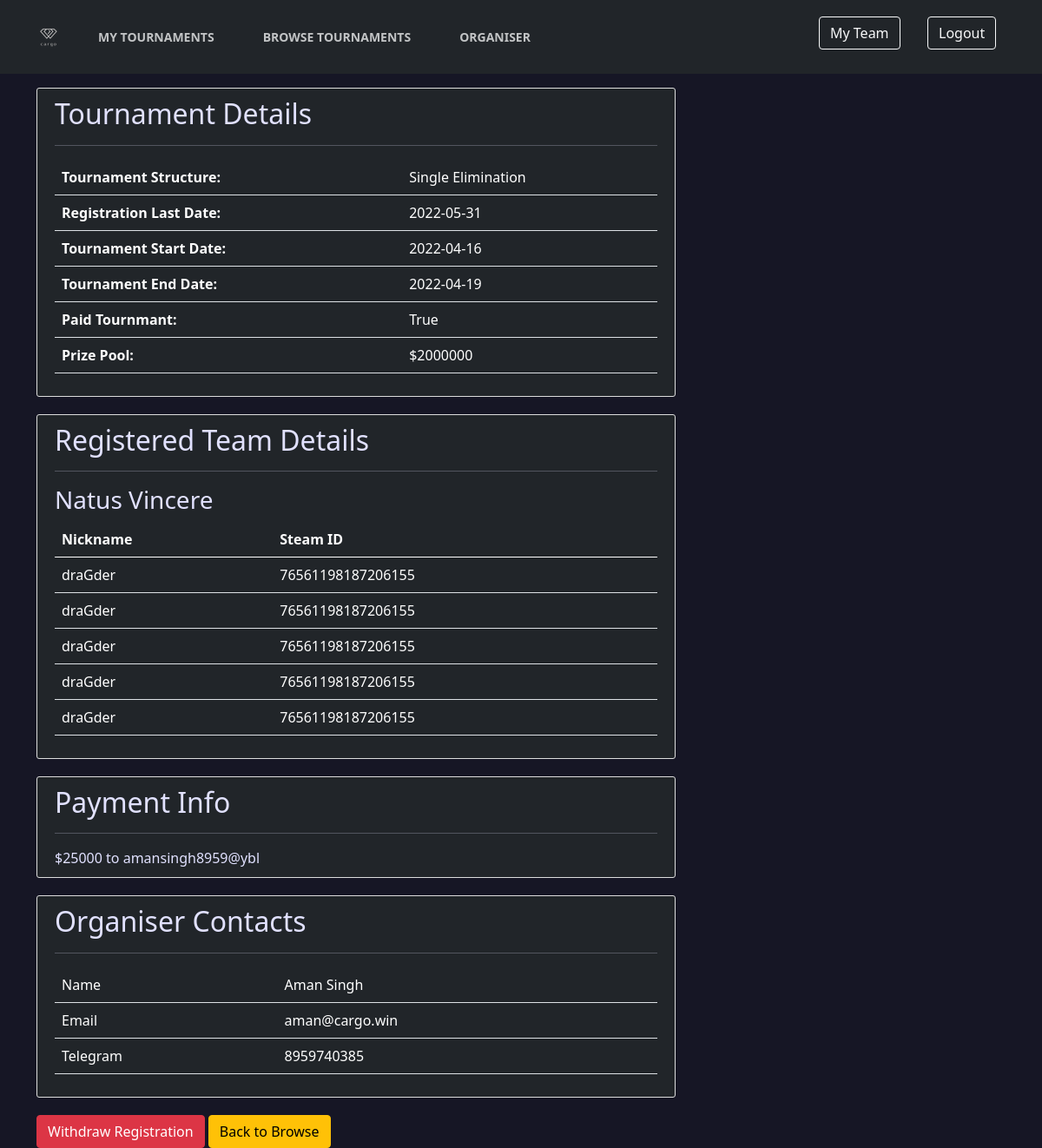
The app's page /tournaments/2/details (signed in) with its own data.
### cargo/models.py (models this page shows)
class Tournament(db.Model):
    id = db.Column(db.Integer, primary_key=True)
    name = db.Column(db.String)
    max_teams = db.Column(db.Integer)
    participants = db.Column(db.Integer, default=0)
    prize = db.Column(db.String)
    reg_start = db.Column(db.String)
    reg_end = db.Column(db.String)
    tour_start = db.Column(db.String)
    tour_end = db.Column(db.String)
    type = db.Column(db.String)
    third = db.Column(db.Boolean)
    reg_no = db.Column(db.Integer, default=0)
    reg_open = db.Column(db.Boolean, default=True)
    paid = db.Column(db.Boolean, default=False)
    payment_info = db.Column(db.String)
    admin = db.Column(db.Integer, db.ForeignKey('user.id'))

class Team(db.Model):
    id = db.Column(db.Integer, primary_key=True)
    user = db.Column(db.Integer, db.ForeignKey('user.id'))
    name = db.Column(db.String(15), nullable=False)
    flag = db.Column(db.String(2), nullable=False, default='FR')
    logo = db.Column(db.String(4), nullable=False, default='nip')
    p1 = db.Column(db.String)
    p2 = db.Column(db.String)
    p3 = db.Column(db.String)
    p4 = db.Column(db.String)
    p5 = db.Column(db.String)
    p6 = db.Column(db.String)
    p1_steam_id = db.Column(db.String)
    p2_steam_id = db.Column(db.String)
    p3_steam_id = db.Column(db.String)
    p4_steam_id = db.Column(db.String)
    p5_steam_id = db.Column(db.String)
    p6_steam_id = db.Column(db.String)

class User(db.Model, UserMixin):
    id = db.Column(db.Integer, primary_key=True)
    name = db.Column(db.String, nullable=False)
    email = db.Column(db.String(30), unique=True, nullable=False)
    password = db.Column(db.String(100), nullable=False)
    tournament = db.relationship('Tournament', backref='player', lazy=True)
    team = db.relationship('Team', backref='captain', lazy=True)

### cargo/routes.py (the view)
@application.route('/tournaments/<int:id>/details')
@login_required
def registered_details(id):
    tour = Tournament.query.get(id)
    if tour:
        organiser = User.query.filter_by(id=tour.admin).first()
        my_team = Team.query.filter_by(user=current_user.id).first()
        reg = Registration.query.filter_by(tour_id=tour.id, team_id=my_team.id).first()
        if reg.reg_accepted:
            p = load_players(tour, my_team)
            if p:
                my_team = p
        bracket = bracket_type(tour)
        return render_template('registered_details.html', user=current_user,
                               title=tour.name,
                               tour=tour, team=my_team,
                               bracket=bracket,
                               organiser=organiser)
    return render_template('error.html', title='Page Not Found', user=current_user)

### cargo/functions.py (called while the page is built, shortened)
def bracket_type(tour):
    if tour.type == 'se':
        bracket = 'Single Elimination'
    elif tour.type == 'de':
        bracket = 'Double Elimination'
    elif tour.type == 'rr':
        bracket = 'Round Robin'
    else:
        bracket = 'Not yet Decided'
    return bracket

def load_players(tour, reg_team):
    return False

### cargo/models.py (called while the page is built)
@login_manager.user_loader
def load_user(user_id):
    return User.query.get(int(user_id))

### cargo/templates/registered_details.html (shortened to what this page needs)
{% extends 'layout.html' %}
{% block content %}
<main role="main" class="container">
    <div class="row">
        <div class="col-lg-8">
            <div class="bg-dark" style="background: #ffffff;
  padding: 10px 20px;
  border: 1px solid #dddddd;
  border-radius: 3px;
  margin-bottom: 20px;
  position: relative;">
                <h2>Tournament Details</h2>
                <hr>
                <table class="table text-white">
                        <tbody>
                        <tr>
                            <td><b>Tournament Structure:</b></td>
                            <td>{{ bracket }}</td>
                        </tr>
                        <tr>
                            <td><b>Registration Last Date:</b></td>
                            <td>{{ tour.reg_end }}</td>
                        </tr>
                        <tr>
                            <td><b>Tournament Start Date:</b></td>
                            <td>{{ tour.tour_start }}</td>
                        </tr>
                        <tr>
                            <td><b>Tournament End Date:</b></td>
                            <td>{{ tour.tour_end }}</td>
                        </tr>
                        <tr>
                            <td><b>Paid Tournmant:</b></td>
                            <td>{{ tour.paid }}</td>
                        </tr>
                        <tr>
                            <td><b>Prize Pool:</b></td>
                            <td>{{ tour.prize }}</td>
                        </tr>
                        </tbody>
                    </table>
            </div>
                <div class="bg-dark" style="background: #ffffff;
  padding: 10px 20px;
  border: 1px solid #dddddd;
  border-radius: 3px;
  margin-bottom: 20px;
  position: relative;">
                <h2>Registered Team Details</h2>
                <hr>
                    {% if team %}
                    <h3>{{ team.name }}</h3>
                    <table class="table text-white">
                        <thead>
                        <tr>
                            <th>Nickname</th>
                            <th>Steam ID</th>
                        </tr>
                        </thead>
                        <tbody>
                        {% if team.p1 %}
                        <tr>
                            <td>{{ team.p1 }}</td>
                            <td>{{ team.p1_steam_id }}</td>
                        </tr>
                        {% endif %}
                        {% if team.p2 %}
                        <tr>
                            <td>{{ team.p2 }}</td>
                            <td>{{ team.p2_steam_id }}</td>
                        </tr>
                        {% endif %}
                        {% if team.p3 %}
                        <tr>
                            <td>{{ team.p3 }}</td>
                            <td>{{ team.p3_steam_id }}</td>
                        </tr>
                        {% endif %}
                        {% if team.p4 %}
                        <tr>
                            <td>{{ team.p4 }}</td>
                            <td>{{ team.p4_steam_id }}</td>
                        </tr>
                        {% endif %}
                        {% if team.p5 %}
                        <tr>
                            <td>{{ team.p5 }}</td>
                            <td>{{ team.p5_steam_id }}</td>
                        </tr>
                        {% endif %}
                        </tbody>
                    </table>
                    {% else %}
                    No team information found! Register your team in-order to request participation. <a class="btn btn-warning" href="/team">Team</a>
                    {% endif %}
            </div>
            {% if tour.paid %}
            <div class="bg-dark" style="background: #ffffff;
  padding: 10px 20px;
  border: 1px solid #dddddd;
  border-radius: 3px;
  margin-bottom: 20px;
  position: relative;">
                <h2>Payment Info</h2>
                <hr>
                {{ tour.payment_info }}
            </div>
            {% endif %}
            <div class="bg-dark" style="background: #ffffff;
  padding: 10px 20px;
  border: 1px solid #dddddd;
  border-radius: 3px;
  margin-bottom: 20px;
  position: relative;">
                <h2>Organiser Contacts</h2>
                <hr>
                <table class="table text-white">
                    <tbody>
                    <tr>
                        <td>Name</td>
                        <td>{{ organiser.name }}</td>
                    </tr>
                    <tr>
                        <td>Email</td>
                        <td>{{ organiser.email }}</td>
                    </tr>
                    <tr>
                        <td>Telegram</td>
                        <td>8959740385</td>
                    </tr>
                    </tbody>
                </table>
            </div>
            {% if team and not admin %}
                        <a class="btn btn-danger" href="/tournaments/{{ tour.id }}/withdraw">Withdraw Registration</a>
                        <a class="btn btn-warning" href="/browse">Back to Browse</a>
            {% endif %}
        </div>
    </div>
</main>
{% endblock %}

### cargo/static/style.css (style rules this page uses)
:root { --primary-color: #FCFCFC; --secondary-color: #ffffff; --font-color: #e1e1ff; --bg-color: #161625; --heading-color: #818cab; --color-scheme: light dark; }
body { background-color: var(--bg-color); color: var(--font-color); }
a { color: var(--primary-color); }
* { margin: 0; padding: 0; box-sizing: border-box; }

### records on screen
Tournament: reg_end "2022-05-31", tour_start "2022-04-16", tour_end "2022-04-19", paid "True", prize "$2000000", payment_info "$25000 to amansingh8959@ybl"
Team: name "Natus Vincere", p1 "draGder", p1_steam_id "76561198187206155", p2 "draGder", p2_steam_id "76561198187206155", p3 "draGder", p3_steam_id "76561198187206155", p4 "draGder", p4_steam_id "76561198187206155", p5 "draGder", p5_steam_id "76561198187206155"
User: name "Aman Singh", email "aman@cargo.win"

### other values on screen
{{ bracket }} "Single Elimination"
